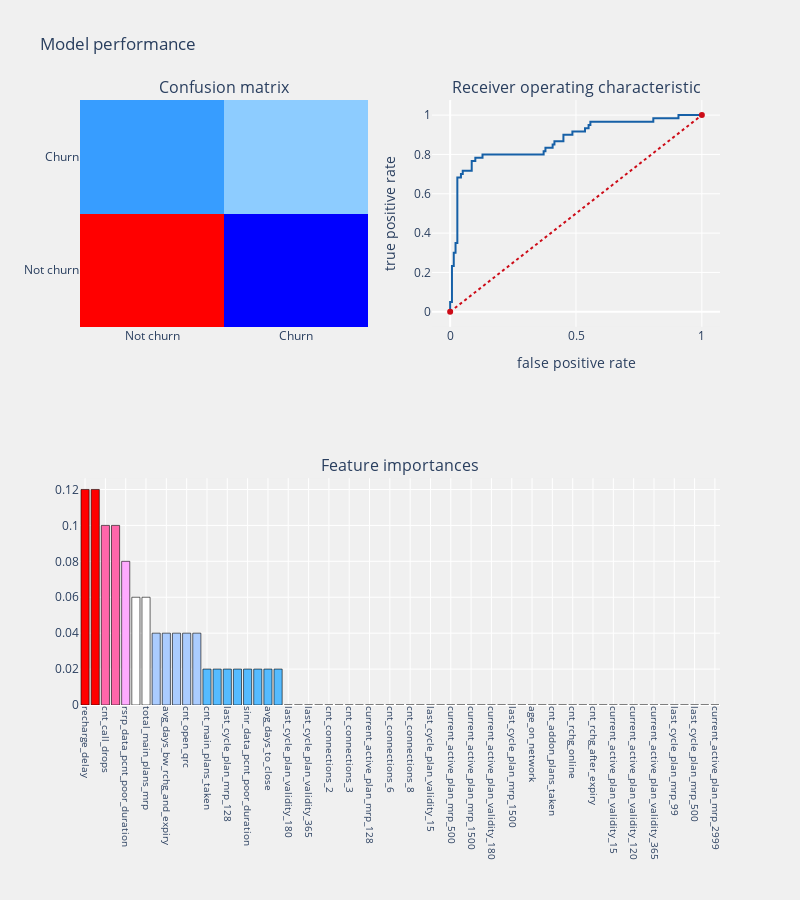

Here is the notebook cell this chart was saved with:
### Markdown cell above
# ADA- Boost classifier

### Code cell
from sklearn.ensemble import AdaBoostClassifier

adac = AdaBoostClassifier(random_state=124)

telecom_churn_prediction(adac, x_train, x_test, y_train, y_test, "features", threshold_plot=True)

### Figure 1 — Plotly figure (JSON) as saved in the notebook; plotly's stock layout.template omitted (floating-point values rounded to 4 significant figures)
{"data": [{"colorscale": [[0, "rgb(0,0,255)"], [0.1, "rgb(51,153,255)"], [0.2, "rgb(102,204,255)"], [0.3, "rgb(153,204,255)"], [0.4, "rgb(204,204,255)"], [0.5, "rgb(255,255,255)"], [0.6, "rgb(255,204,255)"], [0.7, "rgb(255,153,255)"], [0.8, "rgb(255,102,204)"], [0.9, "rgb(255,102,102)"], [1, "rgb(255,0,0)"]], "name": "Confusion matrix", "showscale": false, "type": "heatmap", "x": ["Not churn", "Churn"], "xaxis": "x", "y": ["Not churn", "Churn"], "yaxis": "y", "z": [[135, 5], [19, 41]]}, {"line": {"color": "rgb(22, 96, 167)", "width": 2}, "name": "Roc: 0.8238095238095238", "type": "scatter", "x": [0, 0, 0, 0.007143, 0.007143, 0.01429, 0.01429, 0.02143, 0.02143, 0.02857, 0.02857, 0.04286, 0.04286, 0.05, 0.05, 0.08571, 0.08571, 0.1, 0.1, 0.1286, 0.1286, 0.3714, 0.3714, 0.3786, 0.3786, 0.4071, 0.4071, 0.4143, 0.4143, 0.45, 0.45, 0.4857, 0.4857, 0.5357, 0.5357, 0.55, 0.55, 0.5571, 0.5571, 0.8071, 0.8071, 0.9071, 0.9071, 1], "xaxis": "x2", "y": [0, 0.01667, 0.05, 0.05, 0.2333, 0.2333, 0.3, 0.3, 0.35, 0.35, 0.6833, 0.6833, 0.7, 0.7, 0.7167, 0.7167, 0.7667, 0.7667, 0.7833, 0.7833, 0.8, 0.8, 0.8167, 0.8167, 0.8333, 0.8333, 0.85, 0.85, 0.8667, 0.8667, 0.9, 0.9, 0.9167, 0.9167, 0.9333, 0.9333, 0.95, 0.95, 0.9667, 0.9667, 0.9833, 0.9833, 1, 1], "yaxis": "y2"}, {"line": {"color": "rgb(205, 12, 24)", "dash": "dot", "width": 2}, "type": "scatter", "x": [0, 1], "xaxis": "x2", "y": [0, 1], "yaxis": "y2"}, {"marker": {"color": [0.12, 0.12, 0.1, 0.1, 0.08, 0.06, 0.06, 0.04, 0.04, 0.04, 0.04, 0.04, 0.02, 0.02, 0.02, 0.02, 0.02, 0.02, 0.02, 0.02, 0, 0, 0, 0, 0, 0, 0, 0, 0, 0, 0, 0, 0, 0, 0, 0, 0, 0, 0, 0, 0, 0, 0, 0, 0, 0, 0, 0, 0, 0, 0, 0, 0, 0, 0, 0, 0, 0, 0, 0, 0, 0, 0], "colorscale": [[0, "rgb(0,0,255)"], [0.1, "rgb(51,153,255)"], [0.2, "rgb(102,204,255)"], [0.3, "rgb(153,204,255)"], [0.4, "rgb(204,204,255)"], [0.5, "rgb(255,255,255)"], [0.6, "rgb(255,204,255)"], [0.7, "rgb(255,153,255)"], [0.8, "rgb(255,102,204)"], [0.9, "rgb(255,102,102)"], [1, "rgb(255,0,0)"]], "line": {"color": "black", "width": 0.6}}, "name": "coefficients", "type": "bar", "x": ["recharge_delay", "mean_cqi_voice_pcnt_poor_duration", "cnt_call_drops", "pcnt_dropped_calls", "rsrp_data_pcnt_poor_duration", "sinr_voice_pcnt_poor_duration", "total_main_plans_mrp", "customer_id", "avg_days_bw_rchg_and_expiry", "days_since_latch", "cnt_open_qrc", "total_addon_plans_mrp", "cnt_main_plans_taken", "cnt_connections_1", "last_cycle_plan_mrp_128", "current_active_plan_validity_90", "sinr_data_pcnt_poor_duration", "rsrp_voice_pcnt_poor_duration", "avg_days_to_close", "activation_plan_code", "last_cycle_plan_validity_180", "cnt_connections_4", "last_cycle_plan_validity_365", "last_cycle_plan_validity_700", "cnt_connections_2", "last_cycle_plan_validity_90", "cnt_connections_3", "last_cycle_plan_validity_120", "current_active_plan_mrp_128", "cnt_connections_5", "cnt_connections_6", "cnt_connections_7", "cnt_connections_8", "current_active_plan_mrp_99", "last_cycle_plan_validity_15", "current_active_plan_mrp_300", "current_active_plan_mrp_500", "current_active_plan_mrp_999", "current_active_plan_mrp_1500", "last_cycle_plan_validity_28", "current_active_plan_validity_180", "last_cycle_plan_mrp_2999", "last_cycle_plan_mrp_1500", "mnp_flag", "age_on_network", "total_payment_made", "cnt_addon_plans_taken", "cnt_rchg_offline", "cnt_rchg_online", "cnt_rchg_on_or_before_expiry", "cnt_rchg_after_expiry", "stddev_days_bw_rchg_and_expiry", "current_active_plan_validity_15", "current_active_plan_validity_28", "current_active_plan_validity_120", "ownership", "current_active_plan_validity_365", "current_active_plan_validity_700", "last_cycle_plan_mrp_99", "last_cycle_plan_mrp_300", "last_cycle_plan_mrp_500", "last_cycle_plan_mrp_999", "current_active_plan_mrp_2999"], "xaxis": "x3", "y": [0.12, 0.12, 0.1, 0.1, 0.08, 0.06, 0.06, 0.04, 0.04, 0.04, 0.04, 0.04, 0.02, 0.02, 0.02, 0.02, 0.02, 0.02, 0.02, 0.02, 0, 0, 0, 0, 0, 0, 0, 0, 0, 0, 0, 0, 0, 0, 0, 0, 0, 0, 0, 0, 0, 0, 0, 0, 0, 0, 0, 0, 0, 0, 0, 0, 0, 0, 0, 0, 0, 0, 0, 0, 0, 0, 0], "yaxis": "y3"}], "layout": {"annotations": [{"font": {"size": 16}, "showarrow": false, "text": "Confusion matrix", "x": 0.225, "xanchor": "center", "xref": "paper", "y": 1, "yanchor": "bottom", "yref": "paper"}, {"font": {"size": 16}, "showarrow": false, "text": "Receiver operating characteristic", "x": 0.775, "xanchor": "center", "xref": "paper", "y": 1, "yanchor": "bottom", "yref": "paper"}, {"font": {"size": 16}, "showarrow": false, "text": "Feature importances", "x": 0.5, "xanchor": "center", "xref": "paper", "y": 0.375, "yanchor": "bottom", "yref": "paper"}], "autosize": false, "height": 900, "margin": {"b": 195}, "paper_bgcolor": "rgba(240,240,240, 0.95)", "plot_bgcolor": "rgba(240,240,240, 0.95)", "showlegend": false, "title": {"text": "Model performance"}, "width": 800, "xaxis": {"anchor": "y", "domain": [0, 0.45]}, "xaxis2": {"anchor": "y2", "domain": [0.55, 1], "title": {"text": "false positive rate"}}, "xaxis3": {"anchor": "y3", "domain": [0, 1], "showgrid": true, "tickangle": 90, "tickfont": {"size": 10}}, "yaxis": {"anchor": "x", "domain": [0.625, 1]}, "yaxis2": {"anchor": "x2", "domain": [0.625, 1], "title": {"text": "true positive rate"}}, "yaxis3": {"anchor": "x3", "domain": [0, 0.375]}}}
